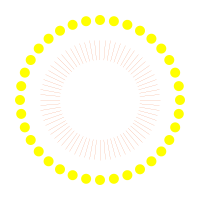
Frame 1 (no input)
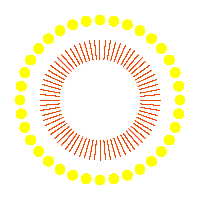
Frame 60 (the mouse pressed at the canvas centre just before this capture)
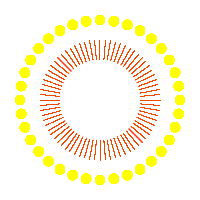
Frame 120 (the mouse held since frame 60 and released just before this capture)

The Processing sketch that drew these frames (run headless with seeded random() and noise(); from frame 60 on, the mouse is pressed at the canvas centre):

// Processing sketch: processing_15063
// ── processing_15063.pde

void setup() {
  size(200,200);
  background(255);
}

void draw() {
  noStroke();
  fill(255,255,0);
  for (int a=0; a<360; a=a+10) {
    float x=100+sin(radians(a))*80;
    float y=100+cos(radians(a))*80;
    //pushMatrix();
    ellipse(x,y,10,10);
    //popMatrix();
  }
  stroke(230,70,0);
  strokeWeight(0.1);
 
  for (int a=0; a<360; a=a+5) {
    float x=100+sin(radians(a))*60;
    float y=100+cos(radians(a))*60;
    pushMatrix();
    line(100,100,x,y);
    popMatrix();
  }
  noStroke();
  fill(255);
  ellipse(100,100,80,80);
}
